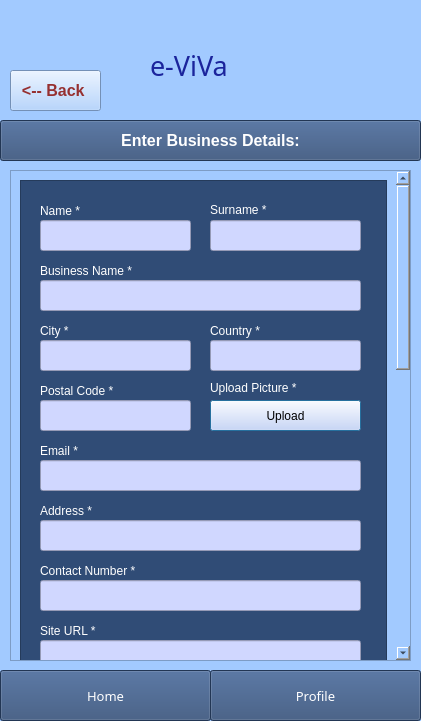
<?xml version="1.0" encoding="UTF-8"?>
<ui version="4.0">
 <class>Dialog</class>
 <widget class="QDialog" name="Dialog">
  <property name="geometry">
   <rect>
    <x>0</x>
    <y>0</y>
    <width>421</width>
    <height>721</height>
   </rect>
  </property>
  <property name="windowTitle">
   <string>Dialog</string>
  </property>
  <property name="styleSheet">
   <string notr="true">background-color: rgb(162, 202, 255);</string>
  </property>
  <widget class="QScrollArea" name="scrollArea">
   <property name="geometry">
    <rect>
     <x>10</x>
     <y>170</y>
     <width>401</width>
     <height>491</height>
    </rect>
   </property>
   <property name="widgetResizable">
    <bool>true</bool>
   </property>
   <widget class="QWidget" name="scrollAreaWidgetContents">
    <property name="geometry">
     <rect>
      <x>0</x>
      <y>0</y>
      <width>382</width>
      <height>1218</height>
     </rect>
    </property>
    <layout class="QVBoxLayout" name="verticalLayout">
     <item>
      <widget class="QFrame" name="frame_2">
       <property name="minimumSize">
        <size>
         <width>320</width>
         <height>1200</height>
        </size>
       </property>
       <property name="styleSheet">
        <string notr="true">background-color: rgb(48, 76, 118);</string>
       </property>
       <property name="frameShape">
        <enum>QFrame::StyledPanel</enum>
       </property>
       <property name="frameShadow">
        <enum>QFrame::Raised</enum>
       </property>
       <widget class="QLabel" name="label_14">
        <property name="geometry">
         <rect>
          <x>20</x>
          <y>20</y>
          <width>71</width>
          <height>21</height>
         </rect>
        </property>
        <property name="styleSheet">
         <string notr="true">background-color: rgb(0, 170, 255);
font: 12pt &quot;MS Shell Dlg 2&quot;;
background-color: rgb(48, 76, 118);
color: rgb(255, 255, 255);</string>
        </property>
        <property name="text">
         <string>Name *</string>
        </property>
       </widget>
       <widget class="QLabel" name="label_15">
        <property name="geometry">
         <rect>
          <x>190</x>
          <y>20</y>
          <width>101</width>
          <height>20</height>
         </rect>
        </property>
        <property name="styleSheet">
         <string notr="true">background-color: rgb(0, 170, 255);
background-color: rgb(48, 76, 118);
color: rgb(255, 255, 255);
font: 12pt &quot;MS Shell Dlg 2&quot;;</string>
        </property>
        <property name="text">
         <string>Surname *</string>
        </property>
       </widget>
       <widget class="QLineEdit" name="Name">
        <property name="geometry">
         <rect>
          <x>20</x>
          <y>40</y>
          <width>151</width>
          <height>31</height>
         </rect>
        </property>
        <property name="styleSheet">
         <string notr="true">background-color:rgb(208, 215, 255);</string>
        </property>
       </widget>
       <widget class="QLineEdit" name="Surname">
        <property name="geometry">
         <rect>
          <x>190</x>
          <y>40</y>
          <width>151</width>
          <height>31</height>
         </rect>
        </property>
        <property name="styleSheet">
         <string notr="true">background-color:rgb(208, 215, 255);			</string>
        </property>
       </widget>
       <widget class="QLabel" name="label_16">
        <property name="geometry">
         <rect>
          <x>20</x>
          <y>80</y>
          <width>121</width>
          <height>21</height>
         </rect>
        </property>
        <property name="styleSheet">
         <string notr="true">background-color: rgb(0, 170, 255);
background-color: rgb(48, 76, 118);
color: rgb(255, 255, 255);
font: 12pt &quot;MS Shell Dlg 2&quot;;</string>
        </property>
        <property name="text">
         <string>Business Name *</string>
        </property>
       </widget>
       <widget class="QLineEdit" name="BusinessType">
        <property name="geometry">
         <rect>
          <x>20</x>
          <y>100</y>
          <width>321</width>
          <height>31</height>
         </rect>
        </property>
        <property name="styleSheet">
         <string notr="true">background-color:rgb(208, 215, 255);</string>
        </property>
       </widget>
       <widget class="QLabel" name="label_17">
        <property name="geometry">
         <rect>
          <x>20</x>
          <y>140</y>
          <width>71</width>
          <height>21</height>
         </rect>
        </property>
        <property name="styleSheet">
         <string notr="true">background-color: rgb(0, 170, 255);
background-color: rgb(48, 76, 118);
color: rgb(255, 255, 255);
font: 12pt &quot;MS Shell Dlg 2&quot;;</string>
        </property>
        <property name="text">
         <string>City *</string>
        </property>
       </widget>
       <widget class="QLabel" name="label_18">
        <property name="geometry">
         <rect>
          <x>190</x>
          <y>140</y>
          <width>71</width>
          <height>21</height>
         </rect>
        </property>
        <property name="styleSheet">
         <string notr="true">background-color: rgb(0, 170, 255);
background-color: rgb(48, 76, 118);
color: rgb(255, 255, 255);
font: 12pt &quot;MS Shell Dlg 2&quot;;</string>
        </property>
        <property name="text">
         <string>Country *</string>
        </property>
       </widget>
       <widget class="QLabel" name="label_19">
        <property name="geometry">
         <rect>
          <x>20</x>
          <y>200</y>
          <width>101</width>
          <height>21</height>
         </rect>
        </property>
        <property name="styleSheet">
         <string notr="true">background-color: rgb(0, 170, 255);
background-color: rgb(48, 76, 118);
color: rgb(255, 255, 255);
font: 12pt &quot;MS Shell Dlg 2&quot;;</string>
        </property>
        <property name="text">
         <string>Postal Code *</string>
        </property>
       </widget>
       <widget class="QLineEdit" name="City">
        <property name="geometry">
         <rect>
          <x>20</x>
          <y>160</y>
          <width>151</width>
          <height>31</height>
         </rect>
        </property>
        <property name="styleSheet">
         <string notr="true">background-color:rgb(208, 215, 255);</string>
        </property>
       </widget>
       <widget class="QLineEdit" name="Country">
        <property name="geometry">
         <rect>
          <x>190</x>
          <y>160</y>
          <width>151</width>
          <height>31</height>
         </rect>
        </property>
        <property name="styleSheet">
         <string notr="true">background-color:rgb(208, 215, 255);</string>
        </property>
       </widget>
       <widget class="QLineEdit" name="PostalCode">
        <property name="geometry">
         <rect>
          <x>20</x>
          <y>220</y>
          <width>151</width>
          <height>31</height>
         </rect>
        </property>
        <property name="styleSheet">
         <string notr="true">background-color:rgb(208, 215, 255);</string>
        </property>
       </widget>
       <widget class="QPushButton" name="pushButton_2">
        <property name="geometry">
         <rect>
          <x>190</x>
          <y>220</y>
          <width>151</width>
          <height>31</height>
         </rect>
        </property>
        <property name="styleSheet">
         <string notr="true">background-color:rgb(208, 215, 255);
font: 12pt &quot;MS Shell Dlg 2&quot;;</string>
        </property>
        <property name="text">
         <string>Upload</string>
        </property>
       </widget>
       <widget class="QLabel" name="label_20">
        <property name="geometry">
         <rect>
          <x>190</x>
          <y>200</y>
          <width>121</width>
          <height>16</height>
         </rect>
        </property>
        <property name="styleSheet">
         <string notr="true">background-color: rgb(0, 170, 255);
background-color: rgb(48, 76, 118);
color: rgb(255, 255, 255);
font: 12pt &quot;MS Shell Dlg 2&quot;;</string>
        </property>
        <property name="text">
         <string>Upload Picture *</string>
        </property>
       </widget>
       <widget class="QLabel" name="label_21">
        <property name="geometry">
         <rect>
          <x>20</x>
          <y>260</y>
          <width>71</width>
          <height>21</height>
         </rect>
        </property>
        <property name="styleSheet">
         <string notr="true">background-color: rgb(0, 170, 255);
background-color: rgb(48, 76, 118);
color: rgb(255, 255, 255);
font: 12pt &quot;MS Shell Dlg 2&quot;;</string>
        </property>
        <property name="text">
         <string>Email *</string>
        </property>
       </widget>
       <widget class="QLineEdit" name="Email">
        <property name="geometry">
         <rect>
          <x>20</x>
          <y>280</y>
          <width>321</width>
          <height>31</height>
         </rect>
        </property>
        <property name="styleSheet">
         <string notr="true">background-color:rgb(208, 215, 255);</string>
        </property>
       </widget>
       <widget class="QLabel" name="label_22">
        <property name="geometry">
         <rect>
          <x>20</x>
          <y>320</y>
          <width>71</width>
          <height>21</height>
         </rect>
        </property>
        <property name="styleSheet">
         <string notr="true">background-color: rgb(0, 170, 255);
background-color: rgb(48, 76, 118);
color: rgb(255, 255, 255);
font: 12pt &quot;MS Shell Dlg 2&quot;;</string>
        </property>
        <property name="text">
         <string>Address *</string>
        </property>
       </widget>
       <widget class="QLineEdit" name="Address">
        <property name="geometry">
         <rect>
          <x>20</x>
          <y>340</y>
          <width>321</width>
          <height>31</height>
         </rect>
        </property>
        <property name="styleSheet">
         <string notr="true">background-color:rgb(208, 215, 255);</string>
        </property>
       </widget>
       <widget class="QLabel" name="label_23">
        <property name="geometry">
         <rect>
          <x>20</x>
          <y>380</y>
          <width>131</width>
          <height>21</height>
         </rect>
        </property>
        <property name="styleSheet">
         <string notr="true">background-color: rgb(0, 170, 255);
background-color: rgb(48, 76, 118);
color: rgb(255, 255, 255);
font: 12pt &quot;MS Shell Dlg 2&quot;;</string>
        </property>
        <property name="text">
         <string>Contact Number *</string>
        </property>
       </widget>
       <widget class="QLineEdit" name="ContactNumber">
        <property name="geometry">
         <rect>
          <x>20</x>
          <y>400</y>
          <width>321</width>
          <height>31</height>
         </rect>
        </property>
        <property name="styleSheet">
         <string notr="true">background-color:rgb(208, 215, 255);</string>
        </property>
       </widget>
       <widget class="QLabel" name="label_24">
        <property name="geometry">
         <rect>
          <x>20</x>
          <y>440</y>
          <width>81</width>
          <height>21</height>
         </rect>
        </property>
        <property name="styleSheet">
         <string notr="true">background-color: rgb(0, 170, 255);
background-color: rgb(48, 76, 118);
color: rgb(255, 255, 255);
font: 12pt &quot;MS Shell Dlg 2&quot;;</string>
        </property>
        <property name="text">
         <string>Site URL *</string>
        </property>
       </widget>
       <widget class="QLineEdit" name="SiteURL">
        <property name="geometry">
         <rect>
          <x>20</x>
          <y>460</y>
          <width>321</width>
          <height>31</height>
         </rect>
        </property>
        <property name="styleSheet">
         <string notr="true">background-color:rgb(208, 215, 255);</string>
        </property>
       </widget>
       <widget class="QLabel" name="label_25">
        <property name="geometry">
         <rect>
          <x>20</x>
          <y>500</y>
          <width>101</width>
          <height>21</height>
         </rect>
        </property>
        <property name="styleSheet">
         <string notr="true">background-color: rgb(0, 170, 255);
background-color: rgb(48, 76, 118);
color: rgb(255, 255, 255);
font: 12pt &quot;MS Shell Dlg 2&quot;;</string>
        </property>
        <property name="text">
         <string>Prices FROM</string>
        </property>
       </widget>
       <widget class="QLineEdit" name="PricesFROM">
        <property name="geometry">
         <rect>
          <x>20</x>
          <y>520</y>
          <width>151</width>
          <height>31</height>
         </rect>
        </property>
        <property name="styleSheet">
         <string notr="true">background-color:rgb(208, 215, 255);</string>
        </property>
       </widget>
       <widget class="QLineEdit" name="PricesTO">
        <property name="geometry">
         <rect>
          <x>190</x>
          <y>520</y>
          <width>151</width>
          <height>31</height>
         </rect>
        </property>
        <property name="styleSheet">
         <string notr="true">background-color:rgb(208, 215, 255);</string>
        </property>
       </widget>
       <widget class="QLabel" name="label_26">
        <property name="geometry">
         <rect>
          <x>190</x>
          <y>500</y>
          <width>71</width>
          <height>21</height>
         </rect>
        </property>
        <property name="styleSheet">
         <string notr="true">background-color: rgb(0, 170, 255);
background-color: rgb(48, 76, 118);
color: rgb(255, 255, 255);
font: 12pt &quot;MS Shell Dlg 2&quot;;</string>
        </property>
        <property name="text">
         <string>Prices TO</string>
        </property>
       </widget>
       <widget class="QLabel" name="label_28">
        <property name="geometry">
         <rect>
          <x>20</x>
          <y>560</y>
          <width>121</width>
          <height>21</height>
         </rect>
        </property>
        <property name="styleSheet">
         <string notr="true">background-color: rgb(0, 170, 255);
background-color: rgb(48, 76, 118);
color: rgb(255, 255, 255);
font: 12pt &quot;MS Shell Dlg 2&quot;;</string>
        </property>
        <property name="text">
         <string>Business Type *</string>
        </property>
       </widget>
       <widget class="QComboBox" name="BusinessType2">
        <property name="geometry">
         <rect>
          <x>20</x>
          <y>580</y>
          <width>321</width>
          <height>31</height>
         </rect>
        </property>
        <property name="styleSheet">
         <string notr="true">background-color:rgb(208, 215, 255);</string>
        </property>
        <item>
         <property name="text">
          <string>Uber</string>
         </property>
        </item>
        <item>
         <property name="text">
          <string>Taxi</string>
         </property>
        </item>
        <item>
         <property name="text">
          <string>Bus</string>
         </property>
        </item>
        <item>
         <property name="text">
          <string>Train</string>
         </property>
        </item>
       </widget>
       <widget class="QPushButton" name="submitButton">
        <property name="geometry">
         <rect>
          <x>240</x>
          <y>1130</y>
          <width>91</width>
          <height>41</height>
         </rect>
        </property>
        <property name="styleSheet">
         <string notr="true">background-color: rgb(255, 149, 62);

font: 12pt &quot;MS Shell Dlg 2&quot;;</string>
        </property>
        <property name="text">
         <string>SUBMIT</string>
        </property>
       </widget>
       <widget class="QTextEdit" name="AddBusinessDescription">
        <property name="geometry">
         <rect>
          <x>20</x>
          <y>760</y>
          <width>321</width>
          <height>301</height>
         </rect>
        </property>
        <property name="styleSheet">
         <string notr="true">background-color:rgb(208, 215, 255);</string>
        </property>
       </widget>
       <widget class="QLabel" name="label_29">
        <property name="geometry">
         <rect>
          <x>20</x>
          <y>730</y>
          <width>191</width>
          <height>21</height>
         </rect>
        </property>
        <property name="styleSheet">
         <string notr="true">background-color: rgb(0, 170, 255);
background-color: rgb(48, 76, 118);
color: rgb(255, 255, 255);
font: 12pt &quot;MS Shell Dlg 2&quot;;</string>
        </property>
        <property name="text">
         <string>Add Business Description</string>
        </property>
       </widget>
      </widget>
     </item>
    </layout>
   </widget>
  </widget>
  <widget class="QLabel" name="e-ViVa_2">
   <property name="geometry">
    <rect>
     <x>150</x>
     <y>40</y>
     <width>121</width>
     <height>51</height>
    </rect>
   </property>
   <property name="font">
    <font>
     <family>Forte</family>
     <pointsize>20</pointsize>
     <weight>50</weight>
     <bold>false</bold>
    </font>
   </property>
   <property name="styleSheet">
    <string notr="true">background-color: rgb(162, 202, 255);
color: rgb(27, 36, 156);

</string>
   </property>
   <property name="text">
    <string>e-ViVa</string>
   </property>
  </widget>
  <widget class="QPushButton" name="HomeButton">
   <property name="geometry">
    <rect>
     <x>0</x>
     <y>670</y>
     <width>211</width>
     <height>51</height>
    </rect>
   </property>
   <property name="font">
    <font>
     <family>Arial Rounded MT Bold</family>
     <pointsize>10</pointsize>
     <weight>50</weight>
     <bold>false</bold>
    </font>
   </property>
   <property name="styleSheet">
    <string notr="true">background-color: rgb(0, 170, 255);
background-color: rgb(48, 76, 118);
color: rgb(255, 255, 255);</string>
   </property>
   <property name="text">
    <string>Home</string>
   </property>
   <property name="default">
    <bool>false</bool>
   </property>
   <property name="flat">
    <bool>false</bool>
   </property>
  </widget>
  <widget class="QPushButton" name="ProfileButton">
   <property name="geometry">
    <rect>
     <x>210</x>
     <y>670</y>
     <width>211</width>
     <height>51</height>
    </rect>
   </property>
   <property name="font">
    <font>
     <family>Arial Rounded MT Bold</family>
     <pointsize>10</pointsize>
     <weight>50</weight>
     <bold>false</bold>
    </font>
   </property>
   <property name="styleSheet">
    <string notr="true">background-color: rgb(0, 170, 255);
background-color: rgb(48, 76, 118);
color: rgb(255, 255, 255);</string>
   </property>
   <property name="text">
    <string>Profile</string>
   </property>
   <property name="default">
    <bool>false</bool>
   </property>
   <property name="flat">
    <bool>false</bool>
   </property>
  </widget>
  <widget class="QPushButton" name="TransportButton">
   <property name="geometry">
    <rect>
     <x>0</x>
     <y>120</y>
     <width>421</width>
     <height>41</height>
    </rect>
   </property>
   <property name="font">
    <font>
     <pointsize>12</pointsize>
     <weight>75</weight>
     <bold>true</bold>
    </font>
   </property>
   <property name="styleSheet">
    <string notr="true">background-color: rgb(0, 170, 255);
background-color: rgb(48, 76, 118);
color: rgb(255, 255, 255);</string>
   </property>
   <property name="text">
    <string>Enter Business Details:</string>
   </property>
  </widget>
  <widget class="QPushButton" name="BackButton">
   <property name="geometry">
    <rect>
     <x>10</x>
     <y>70</y>
     <width>91</width>
     <height>41</height>
    </rect>
   </property>
   <property name="font">
    <font>
     <pointsize>12</pointsize>
     <weight>75</weight>
     <bold>true</bold>
    </font>
   </property>
   <property name="styleSheet">
    <string notr="true">color: rgb(150, 48, 48);</string>
   </property>
   <property name="text">
    <string>&lt;-- Back </string>
   </property>
  </widget>
 </widget>
 <resources/>
 <connections/>
</ui>
